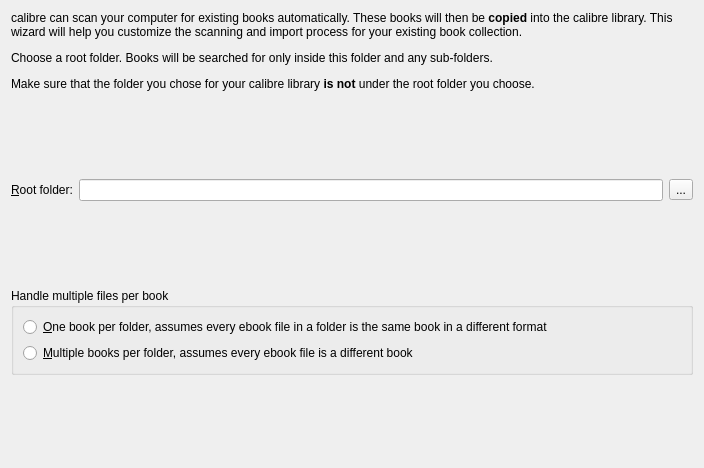
<?xml version="1.0" encoding="UTF-8"?>
<ui version="4.0">
 <class>WizardPage</class>
 <widget class="QWizardPage" name="WizardPage">
  <property name="geometry">
   <rect>
    <x>0</x>
    <y>0</y>
    <width>704</width>
    <height>468</height>
   </rect>
  </property>
  <property name="windowTitle">
   <string>WizardPage</string>
  </property>
  <property name="title">
   <string>Choose the location to add books from</string>
  </property>
  <property name="subTitle">
   <string>Select a folder on your hard disk</string>
  </property>
  <layout class="QGridLayout" name="gridLayout">
   <item row="0" column="0" colspan="3">
    <widget class="QLabel" name="label">
     <property name="text">
      <string>&lt;p&gt;calibre can scan your computer for existing books automatically. These books will then be &lt;b&gt;copied&lt;/b&gt; into the calibre library. This wizard will help you customize the scanning and import process for your existing book collection.&lt;/p&gt;
&lt;p&gt;Choose a root folder. Books will be searched for only inside this folder and any sub-folders.&lt;/p&gt;
&lt;p&gt;Make sure that the folder you chose for your calibre library &lt;b&gt;is not&lt;/b&gt; under the root folder you choose.&lt;/p&gt;</string>
     </property>
     <property name="wordWrap">
      <bool>true</bool>
     </property>
    </widget>
   </item>
   <item row="2" column="0">
    <widget class="QLabel" name="label_2">
     <property name="text">
      <string>&amp;Root folder:</string>
     </property>
     <property name="buddy">
      <cstring>opt_root_folder</cstring>
     </property>
    </widget>
   </item>
   <item row="2" column="1">
    <widget class="QLineEdit" name="opt_root_folder">
     <property name="toolTip">
      <string>This folder and its sub-folders will be scanned for books to import into calibre's library</string>
     </property>
    </widget>
   </item>
   <item row="2" column="2">
    <widget class="QToolButton" name="button_choose_root_folder">
     <property name="toolTip">
      <string>Choose root folder</string>
     </property>
     <property name="text">
      <string>...</string>
     </property>
     <property name="icon">
      <iconset resource="../../../../resources/images.qrc">
       <normaloff>:/images/document_open.png</normaloff>:/images/document_open.png</iconset>
     </property>
    </widget>
   </item>
   <item row="4" column="0" colspan="3">
    <widget class="QGroupBox" name="groupBox">
     <property name="title">
      <string>Handle multiple files per book</string>
     </property>
     <layout class="QVBoxLayout" name="verticalLayout">
      <item>
       <widget class="QRadioButton" name="opt_one_per_folder">
        <property name="text">
         <string>&amp;One book per folder, assumes every ebook file in a folder is the same book in a different format</string>
        </property>
       </widget>
      </item>
      <item>
       <widget class="QRadioButton" name="opt_many_per_folder">
        <property name="text">
         <string>&amp;Multiple books per folder, assumes every ebook file is a different book</string>
        </property>
       </widget>
      </item>
     </layout>
    </widget>
   </item>
   <item row="5" column="0">
    <spacer name="verticalSpacer">
     <property name="orientation">
      <enum>Qt::Vertical</enum>
     </property>
     <property name="sizeHint" stdset="0">
      <size>
       <width>20</width>
       <height>40</height>
      </size>
     </property>
    </spacer>
   </item>
   <item row="3" column="1">
    <spacer name="verticalSpacer_2">
     <property name="orientation">
      <enum>Qt::Vertical</enum>
     </property>
     <property name="sizeHint" stdset="0">
      <size>
       <width>20</width>
       <height>40</height>
      </size>
     </property>
    </spacer>
   </item>
   <item row="1" column="1">
    <spacer name="verticalSpacer_3">
     <property name="orientation">
      <enum>Qt::Vertical</enum>
     </property>
     <property name="sizeHint" stdset="0">
      <size>
       <width>20</width>
       <height>40</height>
      </size>
     </property>
    </spacer>
   </item>
  </layout>
 </widget>
 <resources>
  <include location="../../../../resources/images.qrc"/>
 </resources>
 <connections/>
</ui>
